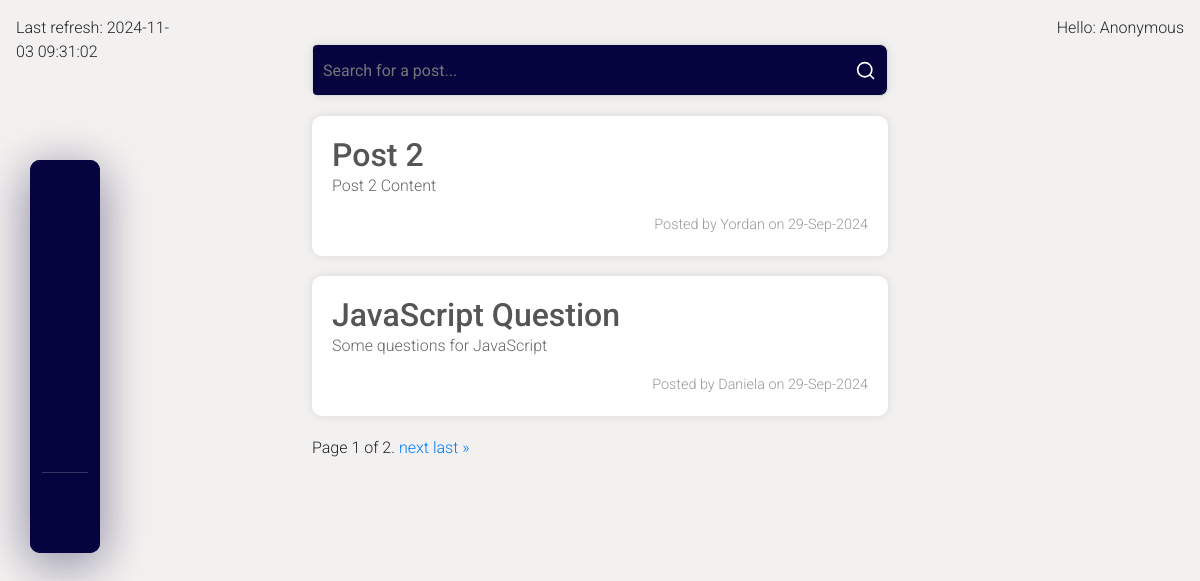
The app's page /dashboard/, older data.
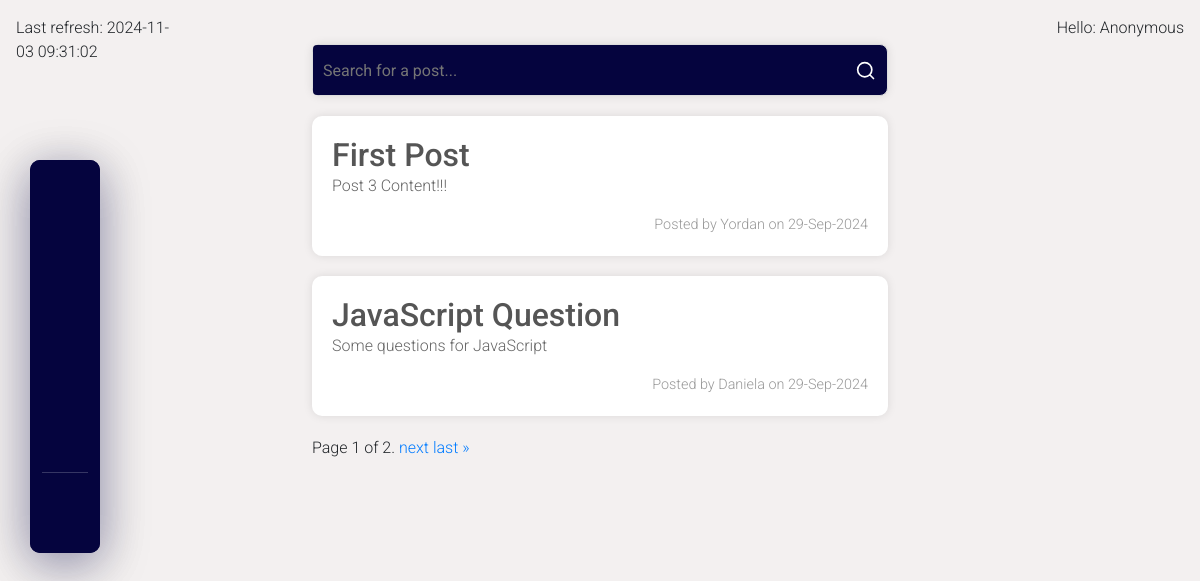
The same page, newer data.
### forumApp/posts/models.py (models this page shows, shortened)
class Post(models.Model):
    TITLE_MAX_LENGTH = 100
    title = models.CharField(
        max_length=TITLE_MAX_LENGTH,
    )
    content = models.TextField(
        validators=(
            BadLanguageValidator(),
        )
    )
    author = models.CharField(
        max_length=30,
    )
    created_at = models.DateTimeField(
        auto_now_add=True,
    )
    languages = models.CharField(
        max_length=20,
        choices=LanguageChoice.choices,
        default=LanguageChoice.OTHER,
    )
    image = models.ImageField(
        upload_to='post_images/',
        blank=True,
        null=True,
    )

### forumApp/posts/views.py (the view)
# urls.py: path('dashboard/', DashboardView.as_view(), name="dash"),
class DashboardView(ListView, FormView):
    template_name = 'posts/dashboard.html'
    context_object_name = 'posts'
    form_class = SearchForm
    paginate_by = 2
    success_url = reverse_lazy('dash')
    model = Post
    def get_queryset(self):
        queryset = self.model.objects.all()
        if 'query' in self.request.GET:
            query = self.request.GET.get('query')
            queryset = queryset.filter(title__icontains=query)
        return queryset

### forumApp/posts/forms.py
class SearchForm(forms.Form):
    query = forms.CharField(
        label='',
        required=False,
        max_length=100,
        widget=forms.TextInput(
            attrs={
                'placeholder': 'Search for a post...',
            }
        )
    )

### forumApp/posts/templatetags/current_time.py (called while the page is built)
@register.simple_tag(name='current_time')
def current_time(format_str='%Y-%m-%d %H:%M:%S'):
    return datetime.now().strftime(format_str)

### forumApp/posts/templatetags/markdown_extras.py (called while the page is built)
@register.filter(name="markdown")
def markdown_format(text):
    return mark_safe(markdown.markdown(text))

### forumApp/posts/templatetags/user_info.py (called while the page is built)
@register.inclusion_tag('common/user-info.html')
def user_info(user):
    if user.is_authenticated:
        return {
            'username': user.username,
        }
    return {
        'username': "Anonymous",
    }

### templates/posts/dashboard.html (shortened to what this page needs)
{% extends 'common/base.html' %}
{% load markdown_extras %}
{% block content %}
    {% include "common/nav.html" %}
    <div class="container">
        {% include 'posts/search-form.html' %}
        <div class="posts">
            {% for post in posts %}
                <a id="post-url" href="{% url 'details-post' post.pk %}">
                    <div class="post">
                        <h2>{{ post.title|capfirst }}</h2>
                        {% if not post.content %}
                            {% lorem 3 p %}
                        {% else %}
                            {{ post.content|markdown }}
                        {% endif %}
                        <div class="post-meta">
                            <span>Posted by {{ post.author|default:"anonymous" }} on {{ post.created_at|date:"d-M-Y" }}</span>
                        </div>
                    </div>
                </a>
            {% empty %}
                <h1>No Posts</h1>
            {% endfor %}
            {% if not page_obj.has_next and page_obj.number == 1 %}
                <p>That's the only page</p>
            {% else %}
                <div class="pagination">
                    <span class="step-links">
                        <span class="current">
                            Page {{ page_obj.number }} of {{ page_obj.paginator.num_pages }}.
                        </span>
                        {% if page_obj.has_next %}
                            <a href="?page={{ page_obj.next_page_number }}">next</a>
                            <a href="?page={{ page_obj.paginator.num_pages }}">last &raquo;</a>
                        {% endif %}
                    </span>
                </div>
            {% endif %}
        </div>
    </div>
{% endblock %}

Row changes from the older to the newer data that the page shows:
changed Post "Yordan": title "Post 2" → "First Post"; content "Post 2 Content" → "Post 3 Content!!!"
